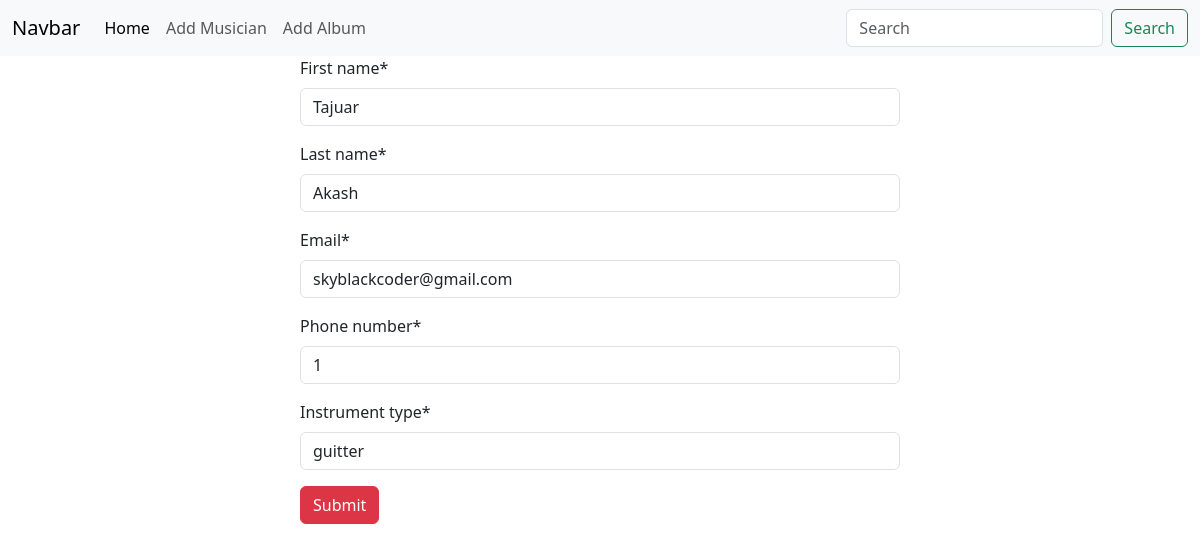
Page /musicians/edit/30 on the committed database.
### musicians/models.py (models this page shows, shortened)
class musician_Model(models.Model):
    first_name = models.CharField( max_length=50)
    last_name = models.CharField( max_length=50)
    email = models.EmailField( max_length=254)
    phone_number = models.IntegerField()
    instrument_type = models.CharField(max_length=50)

### musicians/views.py (the view)
# urls.py: path('edit/<int:id>', views.edit_musician,name='edit_musician'),
def edit_musician(request,id):
    musician = musician_Model.objects.get(pk=id)
    Musician_form = musicians_form(instance=musician)
    if request.method == "POST":
        Musician_form = musicians_form(request.POST)
        if Musician_form.is_valid():
            Musician_form.save()
            return redirect("add_musician")
    return render(request,"add_musician.html",{'Musician_form':Musician_form})

### musicians/forms.py
class musicians_form(forms.ModelForm):
    class Meta:
        model = musician_Model
        fields = '__all__'

### musicians/templates/add_musician.html (shortened to what this page needs)
{% extends 'base.html' %}
{% block contents %}
    {% load crispy_forms_tags %}
    <form method="post" action="" style="width: 50%; margin: auto;">
        {{Musician_form | crispy}}
        <button  class="btn btn-danger" type="submit" >Submit</button>
    </form>
    {% endblock contents %}

### rows in the picture
musician_Model: first_name "Tajuar", last_name "Akash", email "skyblackcoder@gmail.com", phone_number "1", instrument_type "guitter"
